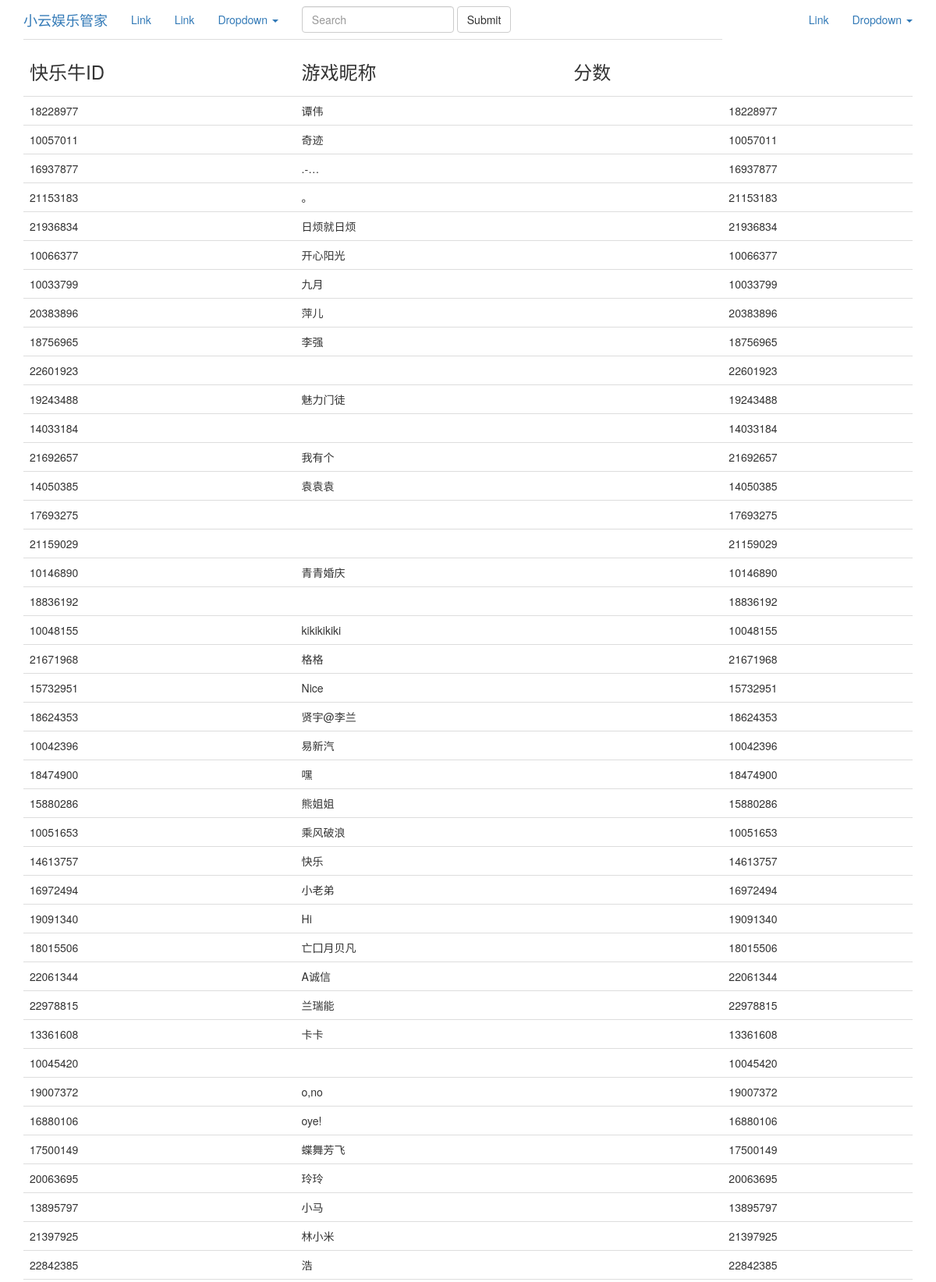
Page /test/ (upper part) on the committed database.
### money/models.py (models this page shows, shortened)
class user(models.Model):
    pid=models.IntegerField(10)
    nick=models.CharField(max_length=30)

### money/views.py (the view)
# urls.py: path('test/',views.test,name='test'),
def test(request):
    player=user.objects.all()
    return render(request,'test.html',{'player':player})

### templates/test.html (shortened to what this page needs)
<!DOCTYPE html>
<html lang="zh-CN">
<link rel="stylesheet" href="https://cdn.bootcss.com/bootstrap/3.3.7/css/bootstrap.min.css">
<nav class=class="navbar navbar-default navbar-fixed-bottom">
  <div class="container-fluid">
    <div class="navbar-header">
      <a class="navbar-brand" href="#">小云娱乐管家</a>
    </div>
    <div class="collapse navbar-collapse" id="bs-example-navbar-collapse-1">
      <ul class="nav navbar-nav">
        <li class="active"><a href="#">Link <span class="sr-only">(current)</span></a></li>
        <li><a href="#">Link</a></li>
        <li class="dropdown">
          <a href="#" class="dropdown-toggle" data-toggle="dropdown" role="button" aria-haspopup="true" aria-expanded="false">Dropdown <span class="caret"></span></a>
        </li>
      </ul>
      <form class="navbar-form navbar-left">
        <div class="form-group">
          <input type="text" class="form-control" placeholder="Search">
        </div>
        <button type="submit" class="btn btn-default">Submit</button>
      </form>
      <ul class="nav navbar-nav navbar-right">
        <li><a href="#">Link</a></li>
        <li class="dropdown">
          <a href="#" class="dropdown-toggle" data-toggle="dropdown" role="button" aria-haspopup="true" aria-expanded="false">Dropdown <span class="caret"></span></a>
        </li>
      </ul>
    </div>
  </div>
</nav>
<div class="container">
    <table class="table table-hover">
        <tr>
            <td><h3>快乐牛ID</h3></td>
            <td><h3>游戏昵称</h3></td>
            <td><h3>分数</h3></td>
    {% for i in player %}
            </tr>
            <td>{{ i.pid }}</td>
            <td>{{ i.nick }}</td>
            <td><span class="badge"><td>{{ i.pid }}</td></span></td>
    {% endfor %}
    </table>
</div>
</html>

### rows in the picture
user: pid "18228977", nick "谭伟"
user: pid "10057011", nick "奇迹"
user: pid "16937877", nick ".-…"
user: pid "21153183", nick "。"
user: pid "21936834", nick "日烦就日烦"
user: pid "10066377", nick "开心阳光"
user: pid "10033799", nick "九月"
user: pid "20383896", nick "萍儿"
user: pid "18756965", nick "李强"
user: pid "22601923"
user: pid "19243488", nick "魅力门徒"
user: pid "14033184"
user: pid "21692657", nick "我有个"
user: pid "14050385", nick "袁袁袁"
user: pid "17693275"
user: pid "21159029"
user: pid "10146890", nick "青青婚庆"
user: pid "18836192"
user: pid "10048155", nick "kikikikiki"
user: pid "21671968", nick "格格"
user: pid "15732951", nick "Nice"
user: pid "18624353", nick "贤宇@李兰"
user: pid "10042396", nick "易新汽"
user: pid "18474900", nick "嘿"
user: pid "15880286", nick "熊姐姐"
user: pid "10051653", nick "乘风破浪"
user: pid "14613757", nick "快乐"
user: pid "16972494", nick "小老弟"
user: pid "19091340", nick "Hi"
user: pid "18015506", nick "亡囗月贝凡"
user: pid "22061344", nick "A诚信"
user: pid "22978815", nick "兰瑞能"
user: pid "13361608", nick "卡卡"
user: pid "10045420"
user: pid "19007372", nick "o,no"
user: pid "16880106", nick "oye!"
user: pid "17500149", nick "蝶舞芳飞"
user: pid "20063695", nick "玲玲"
user: pid "13895797", nick "小马"
user: pid "21397925", nick "林小米"
user: pid "22842385", nick "浩"
